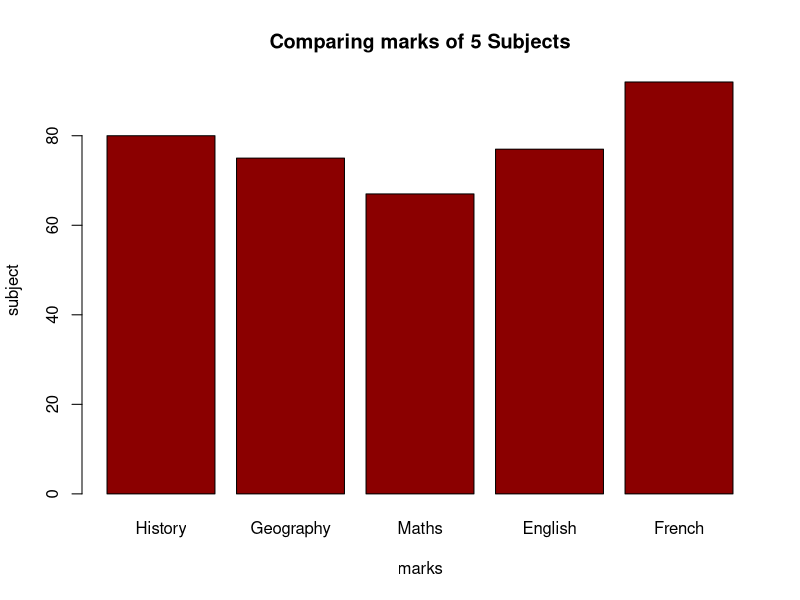

Recreate this plot in R.
marks<-c(80,75,67,77,92)
barplot(marks,main="Comparing marks of 5 Subjects",xlab="marks",ylab="subject",names.arg = c("History","Geography","Maths","English","French"),col="darkred",horiz = FALSE)